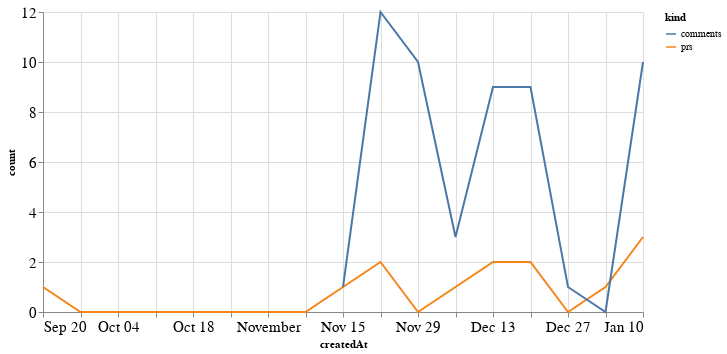

Notebook source saved alongside this figure:
### Code cell
alt.Chart(total_time, width=600).mark_line().encode(
    x='createdAt',
    y='count',
    color='kind'
)

### Figure 1 — Vega-Lite specification as saved in the notebook (floating-point values rounded to 4 significant figures)
{"config": {"axisLeft": {"labelFontSize": 15}, "axisBottom": {"labelFontSize": 15}}, "data": {"name": "data-0dd6798fcb8d2ebddddf2d02c342f0d5"}, "mark": "line", "encoding": {"color": {"type": "nominal", "field": "kind"}, "x": {"type": "temporal", "field": "createdAt"}, "y": {"type": "quantitative", "field": "count"}}, "width": 600, "$schema": "https://vega.github.io/schema/vega-lite/v4.8.1.json", "datasets": {"data-0dd6798fcb8d2ebddddf2d02c342f0d5": [{"createdAt": "2020-09-20T00:00:00", "kind": "prs", "count": 1.0}, {"createdAt": "2020-09-27T00:00:00", "kind": "prs", "count": 0.0}, {"createdAt": "2020-10-04T00:00:00", "kind": "prs", "count": 0.0}, {"createdAt": "2020-10-11T00:00:00", "kind": "prs", "count": 0.0}, {"createdAt": "2020-10-18T00:00:00", "kind": "prs", "count": 0.0}, {"createdAt": "2020-10-25T00:00:00", "kind": "prs", "count": 0.0}, {"createdAt": "2020-11-01T00:00:00", "kind": "prs", "count": 0.0}, {"createdAt": "2020-11-08T00:00:00", "kind": "prs", "count": 0.0}, {"createdAt": "2020-11-15T00:00:00", "kind": "prs", "count": 1.0}, {"createdAt": "2020-11-22T00:00:00", "kind": "prs", "count": 2.0}, {"createdAt": "2020-11-29T00:00:00", "kind": "prs", "count": 0.0}, {"createdAt": "2020-12-06T00:00:00", "kind": "prs", "count": 1.0}, {"createdAt": "2020-12-13T00:00:00", "kind": "prs", "count": 2.0}, {"createdAt": "2020-12-20T00:00:00", "kind": "prs", "count": 2.0}, {"createdAt": "2020-12-27T00:00:00", "kind": "prs", "count": 0.0}, {"createdAt": "2021-01-03T00:00:00", "kind": "prs", "count": 1.0}, {"createdAt": "2021-01-10T00:00:00", "kind": "prs", "count": 3.0}, {"createdAt": "2020-09-20T00:00:00", "kind": "comments", "count": null}, {"createdAt": "2020-09-27T00:00:00", "kind": "comments", "count": null}, {"createdAt": "2020-10-04T00:00:00", "kind": "comments", "count": null}, {"createdAt": "2020-10-11T00:00:00", "kind": "comments", "count": null}, {"createdAt": "2020-10-18T00:00:00", "kind": "comments", "count": null}, {"createdAt": "2020-10-25T00:00:00", "kind": "comments", "count": null}, {"createdAt": "2020-11-01T00:00:00", "kind": "comments", "count": null}, {"createdAt": "2020-11-08T00:00:00", "kind": "comments", "count": null}, {"createdAt": "2020-11-15T00:00:00", "kind": "comments", "count": 1.0}, {"createdAt": "2020-11-22T00:00:00", "kind": "comments", "count": 12.0}, {"createdAt": "2020-11-29T00:00:00", "kind": "comments", "count": 10.0}, {"createdAt": "2020-12-06T00:00:00", "kind": "comments", "count": 3.0}, {"createdAt": "2020-12-13T00:00:00", "kind": "comments", "count": 9.0}, {"createdAt": "2020-12-20T00:00:00", "kind": "comments", "count": 9.0}, {"createdAt": "2020-12-27T00:00:00", "kind": "comments", "count": 1.0}, {"createdAt": "2021-01-03T00:00:00", "kind": "comments", "count": 0.0}, {"createdAt": "2021-01-10T00:00:00", "kind": "comments", "count": 10.0}]}}
